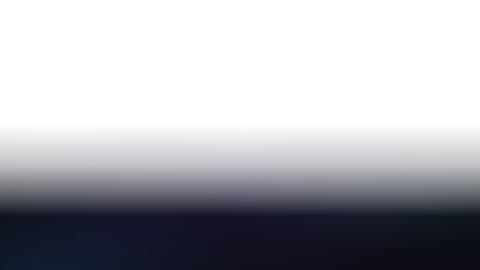
#> input picture tv-native/src/assets/ambient-veil-tall.png, 480 x 270 px; its folder holds only this picture in this run
$ python gen_phone_sky.py ../src/assets/ambient-veil-tall.png
#> lines starting #> are read from the running program, lines starting #| are printed output that depends on the picture
"""The phone app's sky: the website's glass look, baked once into a still
picture. The site paints its sky on a living canvas (aurora-sky.js over the
glass look's page colour #070811), which costs a phone ~40% of its main thread
while visible; a still costs nothing per frame.

2026-10-29 (phone 1.0.1, "closer to the website"): the sky is no longer drawn
from colour stops. The first version's stops were read off the mobile-perf
harness's screenshots, whose shots.js swaps the living canvas for a FIXED TEST
GRADIENT (navy -> green -> violet) — so the app's sky was green and violet where
the real site is a dark navy night with a violet glow at the top, a faint blue
in the lower left, and stars. This script now takes a real capture of the site's
sky and scales it to the size the app ships.

The capture: the website at the Pixel 9's dp size (411 x 923, device scale
2.625, Chrome mobile emulation), glass look, any page, ~8 s after load (the
painter has faded in), with everything but the sky hidden:

    #app, nav, .nav, main, .toast, .nav-items { visibility: hidden !important }

Run from tv-native/:  python tools/gen_phone_sky.py <capture.png>
"""
import os
import sys

from PIL import Image, ImageFilter

OUT = os.path.join(os.path.dirname(__file__), '..', 'src', 'phone', 'assets')
W = 540  # half the Pixel 9's pixels: the stars stay points, the bitmap stays small (2.6 MB decoded)
BG = (7, 8, 17)  # the glass look's --bg


def main(src):
#> called with src = '../src/assets/ambient-veil-tall.png'
    im = Image.open(src).convert('RGB')
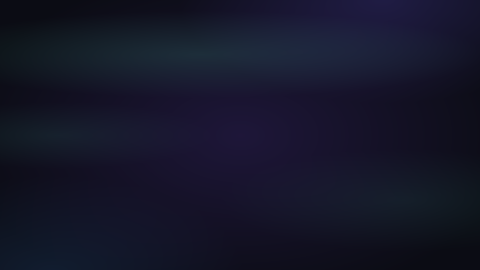
#> im: PIL image 480x270 RGB; mean R, G, B 20.9, 22.2, 41
    h = round(im.height * W / im.width)
#> h = 304
    sky = im.resize((W, h), Image.LANCZOS)
    sky.save(os.path.join(OUT, 'sky.png'), optimize=True)
    # the profile wall / sign-in: the site lays its overlay over the sky there
    # (.ui-overlay: rgba(7, 8, 17, 0.55) with an 18 px blur)
    dim = Image.blend(sky, Image.new('RGB', sky.size, BG), 0.55).filter(ImageFilter.GaussianBlur(18 * W / 411))
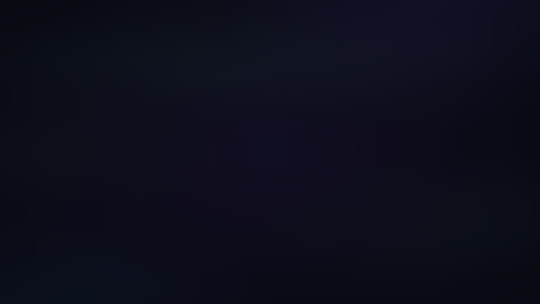
#> dim: PIL image 540x304 RGB; mean R, G, B 12.7, 13.8, 27.3
    dim.save(os.path.join(OUT, 'sky-dim.png'), optimize=True)
    for n in ('sky.png', 'sky-dim.png'):
        print(n, Image.open(os.path.join(OUT, n)).size, os.path.getsize(os.path.join(OUT, n)), 'bytes')


if __name__ == '__main__':
    if len(sys.argv) < 2:
        sys.exit(__doc__)
    main(sys.argv[1])
